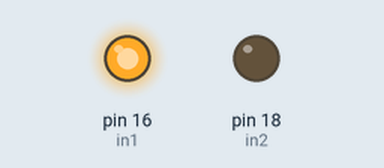
A program run on a simulated Raspberry Pi (header pin numbers). On the bench: output pins drawn as LEDs (lit = HIGH).

Above: at 0.05 s.
At 1.85 s:
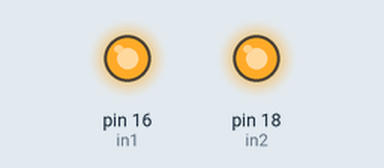
At 3.95 s:
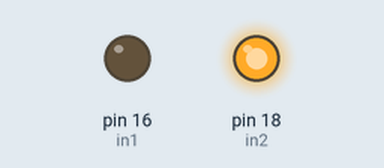
Timing chart, 0 to 4.2 s (numbered marks = the images above):
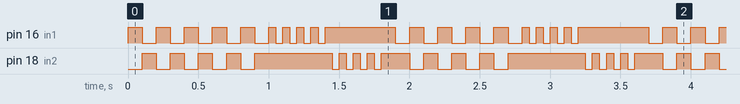

The program:

relay.py
```python
import RPi.GPIO as GPIO
import time

in1 = 16
in2 = 18

GPIO.setmode(GPIO.BOARD)
GPIO.setup(in1, GPIO.OUT)
GPIO.setup(in2, GPIO.OUT)

GPIO.output(in1, False)
GPIO.output(in2, False)

try:
    while True:
      for x in range(5):
            GPIO.output(in1, True)
            time.sleep(0.1)
            GPIO.output(in1, False)
            GPIO.output(in2, True)
            time.sleep(0.1)
            GPIO.output(in2, False)

      GPIO.output(in1,True)
      GPIO.output(in2,True)

      for x in range(4):
            GPIO.output(in1, True)
            time.sleep(0.05)
            GPIO.output(in1, False)
            time.sleep(0.05)
      GPIO.output(in1,True)

      for x in range(4):
            GPIO.output(in2, True)
            time.sleep(0.05)
            GPIO.output(in2, False)
            time.sleep(0.05)
      GPIO.output(in2,True)


except KeyboardInterrupt:
    GPIO.cleanup()
```

Measured:
- by itself, pin 16 (in1): repeats every 1.8 s: 4 × (LOW 0.10 s, HIGH 0.10 s), LOW 0.10 s, 4 × (HIGH 0.05 s, LOW 0.05 s), HIGH 0.50 s
- by itself, pin 18 (in2): repeats every 1.8 s: 3 × (LOW 0.10 s, HIGH 0.10 s), LOW 0.10 s, HIGH 0.55 s, 3 × (LOW 0.05 s, HIGH 0.05 s), LOW 0.05 s, HIGH 0.20 s
